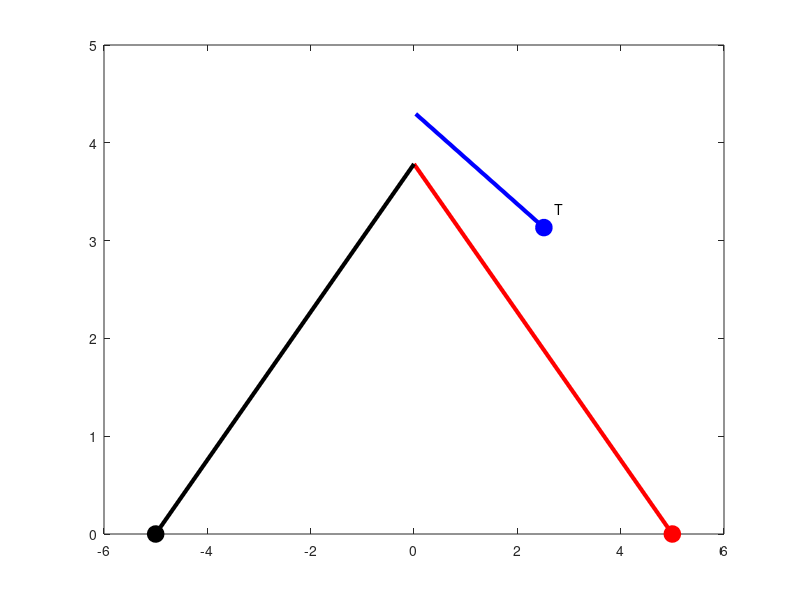

MATLAB code for this plot: (Note: this script raises an error after producing the figure.)
clc; close all; clear; format short g
% ===========
%
% Code to replicate figures from:
% "Active Target Defense Differential Game" - Pachter, Garcia, Casbeer 
% Allerton 2014
%
% ===========
% Figure 8 

alpha = 0.415; 
beta = 1;

VA = 1; 
VT = alpha * VA; 
VD = beta * VA;

xA = 5;     yA = 0;
xD = -5;    yD = 0;
xT = 2.514; yT = 3.133;

phi_hat = 2.7033;
psi_hat = 0.7115;
xi_hat  = 2.4301;

%syms y
c4 = 1 - alpha^2;
c3 = -2*(1 - alpha^2) * yT;
c2 = (1 - alpha^2)*yT^2 + xA^2 - alpha^2*xT^2;
c1 = -2 * xA^2 * yT;
c0 = xA^2 * yT^2;

y = roots([c4 c3 c2 c1 c0])
%solve( c4 * y^4 + c3 * y^3 + c2 * y^2 + c1 * y + c0 == 0, y)

tf = (abs(xD)/cos(psi_hat)) / (VD)

alpha_bar = (sqrt((xA+xT)^2+(yT^2)) - sqrt((xA-xT)^2+(yT^2)))/(2*xA)

Target_distance = VT * tf

xT = [xT xT + Target_distance*cos(phi_hat)]; 
xA = [xA 0];
xD = [xD 0];

yT = [yT yT + Target_distance*sin(phi_hat)];
yA = [yA real(y(3))];
yD = [yD real(y(3))];

h = figure('position',[100, 100, 1000, 750]); set(gcf,'color','w'); set(gca,'FontSize',24);

plot(xT,yT,'-b','lineWidth',3); hold on
plot(xA,yA,'-r','lineWidth',3)
plot(xD,yD,'-k','lineWidth',3)

plot(xT(1),yT(1),'-ob','MarkerSize',12,'MarkerFaceColor','b'); hold on
plot(xA(1),yA(1),'-or','MarkerSize',12,'MarkerFaceColor','r'); 
plot(xD(1),yD(1),'-ok','MarkerSize',12,'MarkerFaceColor','k');

txt1 = 'T'; txt2 = 'A'; txt3 = 'D';
tx1 = text(xT(1)+0.2,yT(1)+0.2,txt1); tx1.FontSize = 20;
tx2 = text(xA(1)-0.2,yA(1)-0.2,txt2); tx2.FontSize = 20;
tx3 = text(xD(1)+0.2,yD(1)-0.2,txt3); tx3.FontSize = 20;

grid on
h_legend = legend('Target','Attacker','Defender','Location','NorthEast');
set(h_legend,'FontSize',14); set(gca,'FontSize',14);
xlabel('x','FontSize', 16); ylabel('y','FontSize', 16)
axis([-5 5 -1 5])
saveTightFigure(h,'fig9.png')
% ===========